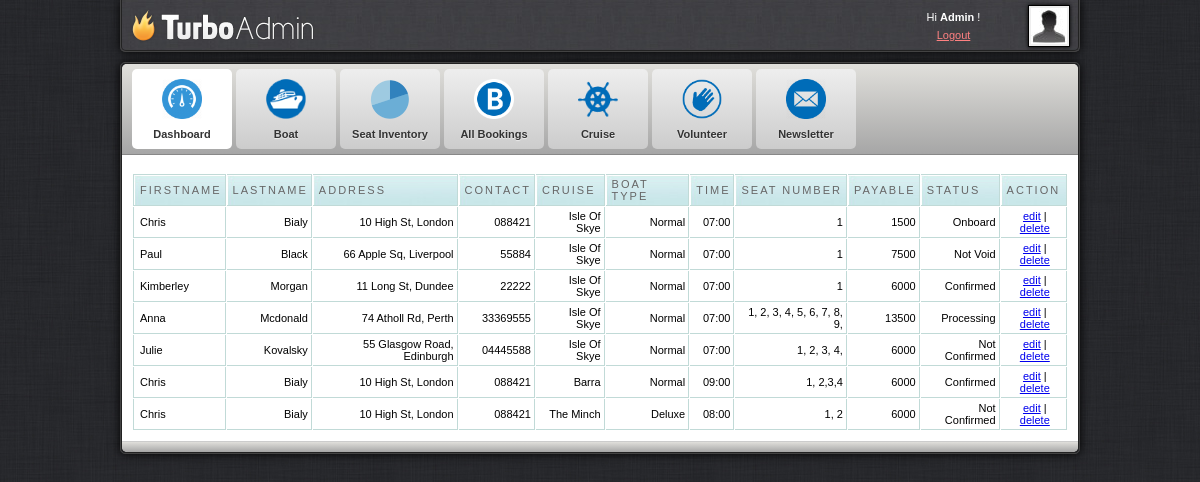
Screenshot of /dashboard.php (signed in) with the database file from the repository.
### tables this page shows
create table booking_customer
(
id int(11) 	NOT NULL AUTO_INCREMENT,
userid int(5) NOT NULL,
fname varchar(30) NOT NULL,
lname varchar(30) NOT NULL,
contact varchar(20) NOT NULL,
address varchar(300) NOT NULL,
boat varchar(30) NOT NULL,
transactionum varchar(10) NOT NULL,
payable varchar(11) NOT NULL,
status varchar(100) NOT NULL,
setnumber varchar(100) NOT NULL,
primary key (id)
);

create table cruise
(
id int(11) 	NOT NULL AUTO_INCREMENT,
cruise varchar(300) NOT NULL,
price varchar(30) NOT NULL,
numseats int(30) NOT NULL,
type varchar(300) NOT NULL,
time varchar(100) NOT NULL,
primary key (id)
);

CREATE TABLE  reserve (
  id int(11) NOT NULL AUTO_INCREMENT,
  date varchar(11) NOT NULL,
  boat varchar(11) NOT NULL,
  seat_reserve varchar(11) NOT NULL,
  transactionnum varchar(10) NOT NULL,
  seat varchar(100) NOT NULL,
  PRIMARY KEY (id)
);

### dashboard.php (the view, shortened to what this page needs)
<html>
<head>
<link href="css/admin_style.css" rel="stylesheet" type="text/css" />
<link rel="stylesheet" href="febe/style.css" type="text/css" media="screen" charset="utf-8">
<link href="src/facebox.css" media="screen" rel="stylesheet" type="text/css" />
</head>
<body>
	<div id="container">
		<div id="adminbar-outer" class="radius-bottom">
			<div id="adminbar" class="radius-bottom">
				<a id="logo" href="dashboard.php"></a>
				<div id="details">
					<a class="avatar" href="javascript: void(0)">
					<img width="36" height="36" alt="avatar" src="img/avatar.jpg">
					</a>
					<div class="tcenter">
					Hi
					<strong>Admin</strong>
					!
					<br>
					<a class="alightred" href="index.php">Logout</a>
					</div>
				</div>
			</div>
		</div>
		<div id="panel-outer" class="radius" style="opacity: 1;">
			<div id="panel" class="radius">
				<ul class="radius-top clearfix" id="main-menu">
					<li>
						<a class="active" href="dashboard.php">
							<img alt="Dashboard" src="img/m-dashboard.png">
							<span>Dashboard</span>
						</a>
					</li>
					<li>
						<a href="route.php">
							<img alt="Boat" src="img/m-custom.png">
							<span>Boat</span>
						</a>
					</li>
					<li>
						<a href="setinventory.php">
							<img alt="Statistics" src="img/m-statistics.png">
							<span>Seat Inventory</span>
						</a>
					</li>
					<li>
						<a href="allbookings.php">
							<img alt="Bookings" src="img/b.png">
							<span>All Bookings</span>
						</a>
					</li>
					<li>
						<a class="" href="cruise.html">
							<img alt="Cruise" src="img/steer.png">
							<span>Cruise</span>
						</a>
					</li>
					<li>
						<a class="" href="volunteer.php">
							<img alt="Volunteer" src="img/volunteer.png">
							<span>Volunteer</span>
						</a>
					</li>
					<li>
						<a class="" href="viewnewsletter.php">
							<img alt="volunteer" src="img/newsletter.png">
							<span>Newsletter</span>
						</a>
					</li>
				</ul>
				<div id="content" class="clearfix">
					<table cellpadding="1" cellspacing="1" id="resultTable">
						<thead>
							<tr>
								<th  style="border-left: 1px solid #C1DAD7"> Firstname </th>
								<th> Lastname </th>
								<th> Address </th>
								<th> Contact </th>
								<th> Cruise </th>
								<th> Boat Type </th>
								<th> Time </th>
								<th> Seat Number </th>
								<th> Payable </th>
								<th> Status </th>
								<th> Action </th>
							</tr>
						</thead>
						<tbody>
						<?php
							$result = mysql_query("SELECT * FROM booking_customer");
							while($row = mysql_fetch_array($result))
								{
									echo '<tr class="record">';
									echo '<td style="border-left: 1px solid #C1DAD7;">'.$row['fname'].'</td>';
									echo '<td><div align="right">'.$row['lname'].'</div></td>';
									echo '<td><div align="right">'.$row['address'].'</div></td>';
									echo '<td><div align="right">'.$row['contact'].'</div></td>';
									$rrad=$row['boat'];
									$dddd=$row['transactionum'];
									$results = mysql_query("SELECT * FROM cruise WHERE id='$rrad'");
									while($rows = mysql_fetch_array($results))
										{
									echo '<td><div align="right">'.$rows['cruise'].'</div></td>';
									echo '<td><div align="right">'.$rows['type'].'</div></td>';
									echo '<td><div align="right">'.$rows['time'].'</div></td>';
										}
									$resulta = mysql_query("SELECT * FROM reserve WHERE transactionnum='$dddd'");
									while($rowa = mysql_fetch_array($resulta))
										{
									echo '<td><div align="right">'.$rowa['seat'].'</div></td>';
										}
									echo '<td><div align="right">'.$row['payable'].'</div></td>';
									echo '<td><div align="right">'.$row['status'].'</div></td>';
									echo '<td><div align="center"><a rel="facebox" href="editstatus.php?id='.$row['id'].'">edit</a> | <a href="#" id="'.$row['transactionum'].'" class="delbutton" title="Click To Delete">delete</a></div></td>';
									echo '</tr>';
								}
							?>
						</tbody>
					</table>
				</div>
				<div id="footer" class="radius-bottom">
				</div>
			</div>
		</div>
	</div>
</body>
</html>

### css/admin_style.css (style rules this page uses)
html, body { background: url("../img/bg.jpg") repeat scroll 0 0 #333333; color: #333333; font-family: Arial,Helvetica,sans-serif; font-size: 11px; line-height: 1.6; margin:0; }
#container { margin: 0 auto; width: 960px; }
#login-container-outer, #container #adminbar-outer, #container #panel-outer { border: 1px solid #444444; box-shadow: 0 0 10px #000000; }
#container #adminbar-outer { background: none repeat scroll 0 0 #403F44; border-top: medium none; margin: 0 0 10px; }
.radius-bottom { border-bottom-left-radius: 5px; border-bottom-right-radius: 5px; }
#login-container, #container #adminbar, #container #panel { border: 1px solid #222222; }
#container #adminbar { background: url("../img/alter-bg.jpg") repeat scroll left top transparent; border-top: medium none; height: 50px; }
.clearfix { clear:both; }
#container #adminbar a#logo { background: url("../img/logo.png") no-repeat scroll left top transparent; display: block; float: left; height: 50px; width: 200px; }
#container #adminbar #details { color: #FFFFFF; float: right; height: 34px; line-height: 18px; padding: 8px; width: 184px; }
#container #adminbar #details a.avatar { background-color: #EEEEEE; border: 1px solid #000000; box-shadow: 0 0 4px #000000; display: block; float: right; height: 36px; margin: -3px 0 0 7px; padding: 2px; width: 36px; }
.tcenter { text-align: center; }
a.alightred { color: #FF8181; }
.radius { border-radius: 5px 5px 5px 5px; }
#container #panel ul#main-menu, #container #panel #footer, #login-extra { background-color: #D5D5D5; background-image: linear-gradient(#E0DFDB, #A6A6A6); }
ul#main-menu { border-bottom: 1px solid #888888; list-style: none outside none; margin: 0; padding: 0 10px; }
.radius-top { border-top-left-radius: 5px; border-top-right-radius: 5px; }
ul#main-menu li { float: left; margin: 5px 4px 5px 0; }
ul#main-menu li a.active { background: none repeat scroll 0 0 #FFFFFF; text-shadow: 0 1px 1px #FFFFFF; }
ul#main-menu li a { background: linear-gradient(#EEEEEE, #CCCCCC) repeat scroll 0 0 #EEEEEE; border-radius: 5px 5px 5px 5px; color: #333333; display: block; font-weight: bold; height: 80px; line-height: 1px; position: relative; text-align: center; text-shadow: 0 1px 1px #EEEEEE; width: 100px; text-decoration:none; }
ul#main-menu li a img { height: 40px; padding: 10px 15px 5px; width: 40px; }
ul#main-menu li a span { display: block; line-height: 20px; padding: 0 0 5px; }
#container #content { padding: 10px; background-color:#ffffff; }
#container #footer { border-top: 1px solid #CCCCCC; color: #333333; margin: 0; padding: 5px; text-align: center; text-shadow: 0 1px 1px #EEEEEE; }

### febe/style.css (style rules this page uses)
#resultTable { background-color: white; margin-top: 8px; width: 100%; color:#000000; }
#resultTable th { background: url("bg_header.jpg") no-repeat scroll 0 0 #CAE8EA; border-bottom: 1px solid #C1DAD7; border-right: 1px solid #C1DAD7; border-top: 1px solid #C1DAD7; color: #4F6B72; font: normal 11px "Trebuchet MS",Verdana,Arial,Helvetica,sans-serif; letter-spacing: 2px; padding: 3px 3px 3px 6px; text-align: left; text-transform: uppercase; color: #666; cursor: pointer; text-decoration: none; }
#resultTable td { border-bottom: 1px solid #C1DAD7; border-right: 1px solid #C1DAD7; padding: 3px 3px 3px 6px; font: normal 11px "Trebuchet MS",Verdana,Arial,Helvetica,sans-serif; }
.clearfix { clear:both; }

### rows the page displays
booking_customer: fname "Chris", lname "Bialy", address "10 High St, London", contact "088421", payable "1500", status "Onboard"
cruise: cruise "Isle Of Skye", type "Normal", time "07:00"
reserve: seat "1"
booking_customer: fname "Paul", lname "Black", address "66 Apple Sq, Liverpool", contact "55884", payable "7500", status "Not Void"
reserve: seat "1"
booking_customer: fname "Kimberley", lname "Morgan", address "11 Long St, Dundee", contact "22222", payable "6000", status "Confirmed"
reserve: seat "1"
booking_customer: fname "Anna", lname "Mcdonald", address "74 Atholl Rd, Perth", contact "33369555", payable "13500", status "Processing"
reserve: seat "1, 2, 3, 4, 5, 6, 7, 8, 9,"
booking_customer: fname "Julie", lname "Kovalsky", address "55 Glasgow Road, Edinburgh", contact "04445588", payable "6000", status "Not Confirmed"
reserve: seat "1, 2, 3, 4,"
booking_customer: fname "Chris", lname "Bialy", address "10 High St, London", contact "088421", payable "6000", status "Confirmed"
cruise: cruise "Barra", type "Normal", time "09:00"
reserve: seat "1, 2,3,4"
booking_customer: fname "Chris", lname "Bialy", address "10 High St, London", contact "088421", payable "6000", status "Not Confirmed"
cruise: cruise "The Minch", type "Deluxe", time "08:00"
reserve: seat "1, 2"
